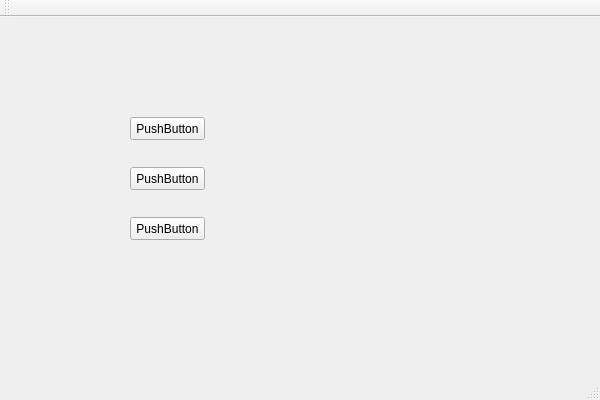
<?xml version="1.0" encoding="UTF-8"?>
<ui version="4.0">
 <class>Check_RollingClass</class>
 <widget class="QMainWindow" name="Check_RollingClass">
  <property name="geometry">
   <rect>
    <x>0</x>
    <y>0</y>
    <width>600</width>
    <height>400</height>
   </rect>
  </property>
  <property name="windowTitle">
   <string>Check_Rolling</string>
  </property>
  <widget class="QWidget" name="centralWidget">
   <widget class="QPushButton" name="pushButton">
    <property name="geometry">
     <rect>
      <x>130</x>
      <y>100</y>
      <width>75</width>
      <height>23</height>
     </rect>
    </property>
    <property name="text">
     <string>PushButton</string>
    </property>
   </widget>
   <widget class="QPushButton" name="pushButton_2">
    <property name="geometry">
     <rect>
      <x>130</x>
      <y>150</y>
      <width>75</width>
      <height>23</height>
     </rect>
    </property>
    <property name="text">
     <string>PushButton</string>
    </property>
   </widget>
   <widget class="QPushButton" name="pushButton_3">
    <property name="geometry">
     <rect>
      <x>130</x>
      <y>200</y>
      <width>75</width>
      <height>23</height>
     </rect>
    </property>
    <property name="text">
     <string>PushButton</string>
    </property>
   </widget>
  </widget>
  <widget class="QToolBar" name="mainToolBar">
   <attribute name="toolBarArea">
    <enum>TopToolBarArea</enum>
   </attribute>
   <attribute name="toolBarBreak">
    <bool>false</bool>
   </attribute>
  </widget>
  <widget class="QStatusBar" name="statusBar"/>
 </widget>
 <layoutdefault spacing="6" margin="11"/>
 <resources>
  <include location="../resources/Rolling_Check.qrc"/>
 </resources>
 <connections/>
</ui>
